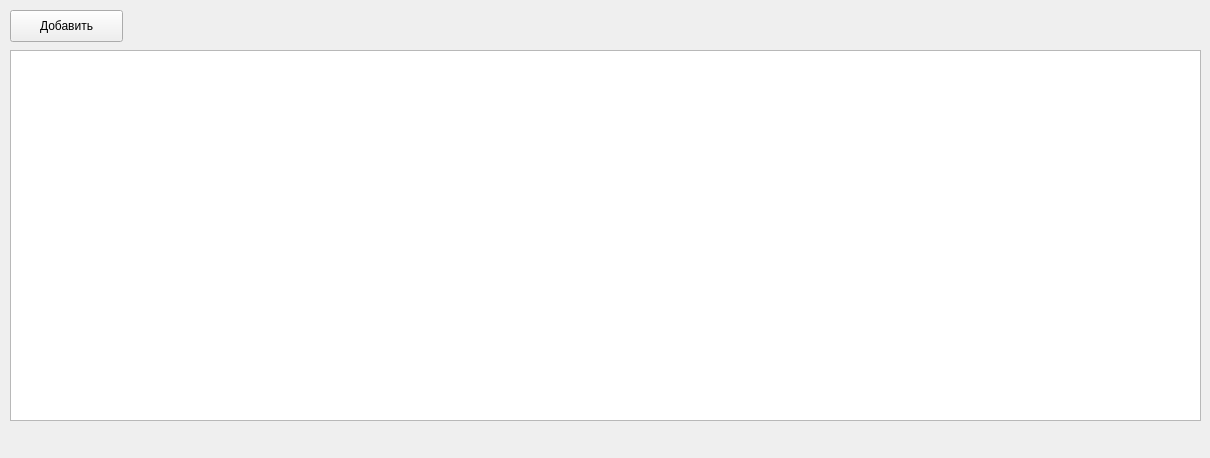
<?xml version="1.0" encoding="UTF-8"?>
<ui version="4.0">
 <class>MainWindow</class>
 <widget class="QMainWindow" name="MainWindow">
  <property name="geometry">
   <rect>
    <x>0</x>
    <y>0</y>
    <width>1210</width>
    <height>458</height>
   </rect>
  </property>
  <property name="windowTitle">
   <string>MainWindow</string>
  </property>
  <widget class="QWidget" name="centralwidget">
   <widget class="QTableWidget" name="tableWidget">
    <property name="geometry">
     <rect>
      <x>10</x>
      <y>50</y>
      <width>1191</width>
      <height>371</height>
     </rect>
    </property>
   </widget>
   <widget class="QPushButton" name="addButton">
    <property name="geometry">
     <rect>
      <x>10</x>
      <y>10</y>
      <width>113</width>
      <height>32</height>
     </rect>
    </property>
    <property name="text">
     <string>Добавить</string>
    </property>
   </widget>
  </widget>
 </widget>
 <resources/>
 <connections/>
</ui>
